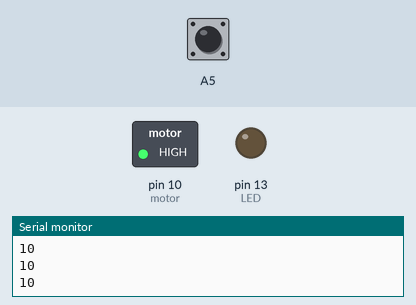
Bench run of a sketch on a simulated Arduino Uno, built with avr-gcc and run on an emulated ATmega328P. Shown: switched loads named in the sketch (green lamp = pin HIGH), output pins drawn as LEDs (lit = HIGH), the last lines printed to the serial monitor. Inputs (shaded band) come from the test bench; at power-on: A5 HIGH.

Above: at 1.4 s.
1.5 s: A5 pulled LOW for 0.15 s
At 1.58 s:
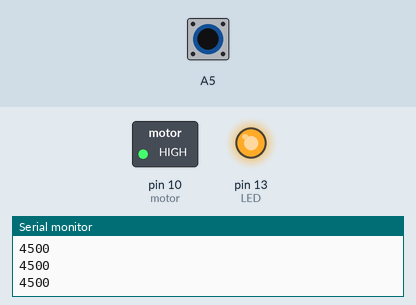
3.1 s: A5 pulled LOW for 3.2 s
At 6.6 s:
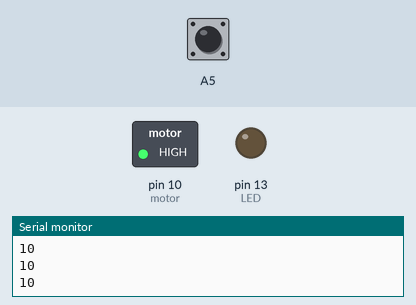
Timing chart, 0 to 8.1 s (numbered marks = the images above; inputs shaded):
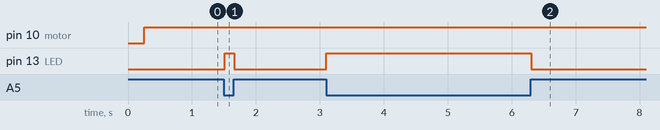

Measured:
- after the input at 1.5 s, pin 13 (LED): LOW → HIGH at once, → LOW 0.15 s later
- after the input at 3.1 s, pin 13 (LED): LOW → HIGH at once, → LOW 3.2 s later

The sketch:

CapacitiveSensorLIB_SingleMultivibe.ino
```cpp
#include <CapacitiveSensor.h>

/*
 * CapitiveSense Library Demo Sketch
 * Paul Badger 2008
 * Uses a high value resistor e.g. 10M between send pin and receive pin
 * Resistor effects sensitivity, experiment with values, 50K - 50M. Larger resistor values yield larger sensor values.
 * Receive pin is the sensor pin - try different amounts of foil/metal on this pin
 */


CapacitiveSensor   cs_Sender_Sensor = CapacitiveSensor(A4,A5);        // 10M resistor between pins A2 & A3, pin A3 is sensor pin, add a wire and or foil
int LED= 13;
int motor = 10;
long timer=0;
void setup()
{
    pinMode(LED, OUTPUT);
  pinMode(motor, OUTPUT);


 //  cs_Sender_Sensor.set_CS_AutocaL_Millis(0xFFFFFFFF);   //This is just a big number in HEX = 4294967295  // turn off autocalibrate on channel 1 - just as an example
   Serial.begin(9600);
       long testtotal =  cs_Sender_Sensor.capacitiveSensor(30);
    delay(250);
 //   cs_Sender_Sensor.reset_CS_AutoCal();
   timer=millis();
}

void loop()
{

  /*
  if(millis()-timer>10000){  //Reset after 10 secs
    digitalWrite(LED,LOW);
    delay(250);
    cs_Sender_Sensor.reset_CS_AutoCal();
     digitalWrite(LED,HIGH);
    delay(50);
     digitalWrite(LED,LOW);
    delay(50);
    digitalWrite(LED,HIGH);
    delay(50);
     digitalWrite(LED,LOW);
    delay(50);

    timer=millis();
  }
  */

    long total3 =  cs_Sender_Sensor.capacitiveSensor(30);
   int val = map(total3,50,500
,0,255);
analogWrite(LED, val/2);
analogWrite(motor,val);

    Serial.println(total3);                // print sensor output 3

    delay(10);                             // arbitrary delay to limit data to serial port
}
```
